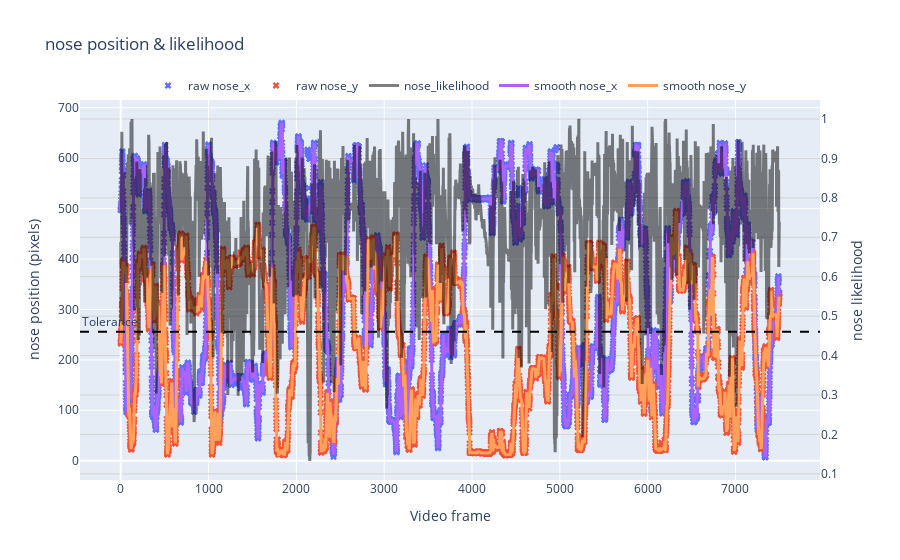

Write notebook code for a chart like this one.
### Code cell
# Plot the original vs the smooth positions
rst.plot_raw_vs_smooth(params, df_raw, df_smooth, bodypart='nose')

### Figure 1 — Plotly figure (JSON) as saved in the notebook; plotly's stock layout.template omitted (floating-point values rounded to 4 significant figures; data arrays with more than 128 entries replaced by an {"elided": "..."} marker saying what was removed)
{"data": [{"marker": {"size": 6, "symbol": "x"}, "mode": "markers", "name": "raw nose_x", "type": "scatter", "x": {"elided": "7500 int values"}, "y": {"elided": "7500 float values"}}, {"marker": {"size": 6, "symbol": "x"}, "mode": "markers", "name": "raw nose_y", "type": "scatter", "x": {"elided": "7500 int values"}, "y": {"elided": "7500 float values"}}, {"line": {"color": "black", "width": 3}, "name": "nose_likelihood", "opacity": 0.5, "type": "scatter", "x": {"elided": "7500 int values"}, "y": {"elided": "7500 float values"}, "yaxis": "y2"}, {"line": {"width": 3}, "name": "smooth nose_x", "type": "scatter", "x": {"elided": "7500 int values"}, "y": {"elided": "7500 float values"}}, {"line": {"width": 3}, "name": "smooth nose_y", "type": "scatter", "x": {"elided": "7500 int values"}, "y": {"elided": "7500 float values"}}], "layout": {"annotations": [{"showarrow": false, "text": "Tolerance", "x": 0, "xanchor": "left", "xref": "paper", "y": 0.4853, "yref": "y2"}], "legend": {"orientation": "h", "x": 0.5, "xanchor": "center", "y": 1, "yanchor": "bottom"}, "shapes": [{"line": {"color": "black", "dash": "dash"}, "type": "line", "x0": 0, "x1": 1, "xref": "paper", "y0": 0.4603, "y1": 0.4603, "yref": "y2"}], "title": {"text": "nose position & likelihood"}, "xaxis": {"title": {"text": "Video frame"}}, "yaxis": {"title": {"text": "nose position (pixels)"}}, "yaxis2": {"gridcolor": "lightgray", "overlaying": "y", "side": "right", "title": {"text": "nose likelihood"}}}}
